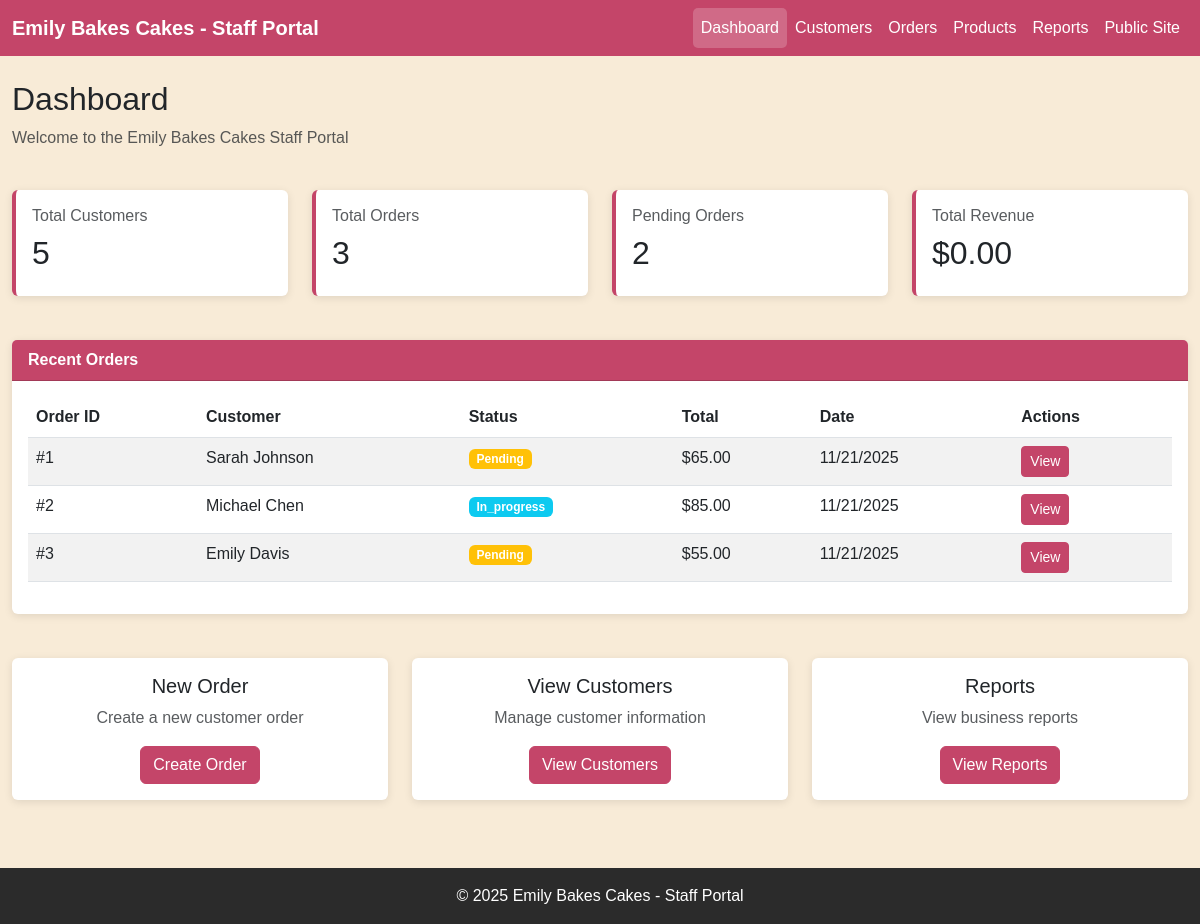
The app's page /staff/dashboard.php with its own data.
### tables this page shows
CREATE TABLE IF NOT EXISTS orders (
    id INT AUTO_INCREMENT PRIMARY KEY,
    customer_id INT NOT NULL,
    order_number VARCHAR(50) UNIQUE,
    
     
    pickup_date DATE NOT NULL,
    pickup_time TIME NOT NULL,
    
     
    cake_type VARCHAR(100) NOT NULL,
    size VARCHAR(50) NOT NULL,
    flavor VARCHAR(100) NOT NULL,
    filling VARCHAR(100),
    icing_flavor VARCHAR(100) NOT NULL,
    icing_color VARCHAR(50) NOT NULL,
    writing_text VARCHAR(255),
    decorations TEXT,
    
     
    total_amount DECIMAL(10,2) NOT NULL,
    deposit_amount DECIMAL(10,2) DEFAULT 0,
    balance_due DECIMAL(10,2) AS (total_amount - deposit_amount) STORED,
    
     
    status ENUM('pending', 'in_progress', 'ready', 'completed', 'cancelled') DEFAULT 'pending',
    priority ENUM('standard', 'rush') DEFAULT 'standard',
    special_instructions TEXT,
    
     
    created_at TIMESTAMP DEFAULT CURRENT_TIMESTAMP,
    updated_at TIMESTAMP DEFAULT CURRENT_TIMESTAMP ON UPDATE CURRENT_TIMESTAMP,
    
    FOREIGN KEY (customer_id) REFERENCES customers(id)
);

CREATE TABLE IF NOT EXISTS customers (
    id INT AUTO_INCREMENT PRIMARY KEY,
    first_name VARCHAR(100) NOT NULL,
    last_name VARCHAR(100) NOT NULL,
    email VARCHAR(255),
    phone VARCHAR(20),
    address TEXT,
    customer_type ENUM('retail', 'corporate') DEFAULT 'retail',
    is_vip BOOLEAN DEFAULT FALSE,
    special_notes TEXT,
    created_at TIMESTAMP DEFAULT CURRENT_TIMESTAMP,
    updated_at TIMESTAMP DEFAULT CURRENT_TIMESTAMP ON UPDATE CURRENT_TIMESTAMP
);

### staff/includes/db.php (called while the page is built, shortened)
<?php
function format_money($amount) {
    return '$' . number_format($amount, 2);
}
function format_date($date) {
    return date('m/d/Y', strtotime($date));
}
?>

### staff/dashboard.php (the view, shortened to what this page needs)
<?php
$current_page = 'dashboard';
include 'includes/db.php';
$total_customers_query = "SELECT COUNT(*) as count FROM customers";
$total_orders_query = "SELECT COUNT(*) as count FROM orders";
$pending_orders_query = "SELECT COUNT(*) as count FROM orders WHERE status = 'pending'";
$revenue_query = "SELECT SUM(total_amount) as total FROM orders WHERE status = 'completed'";
$total_customers = mysqli_fetch_assoc(mysqli_query($conn, $total_customers_query))['count'] ?? 0;
$total_orders = mysqli_fetch_assoc(mysqli_query($conn, $total_orders_query))['count'] ?? 0;
$pending_orders = mysqli_fetch_assoc(mysqli_query($conn, $pending_orders_query))['count'] ?? 0;
$total_revenue = mysqli_fetch_assoc(mysqli_query($conn, $revenue_query))['total'] ?? 0;
$recent_orders_query = "SELECT o.*, c.first_name, c.last_name
                        FROM orders o
                        LEFT JOIN customers c ON o.customer_id = c.id
                        ORDER BY o.created_at DESC LIMIT 5";
$recent_orders_result = mysqli_query($conn, $recent_orders_query);
include 'includes/header.php';
?>
<div class="row">
    <div class="col-12">
        <h2>Dashboard</h2>
        <p class="text-muted">Welcome to the Emily Bakes Cakes Staff Portal</p>
    </div>
</div>
<div class="row mt-4">
    <div class="col-md-3">
        <div class="card stat-card">
            <div class="card-body">
                <h6 class="text-muted">Total Customers</h6>
                <h2><?php echo $total_customers; ?></h2>
            </div>
        </div>
    </div>
    <div class="col-md-3">
        <div class="card stat-card">
            <div class="card-body">
                <h6 class="text-muted">Total Orders</h6>
                <h2><?php echo $total_orders; ?></h2>
            </div>
        </div>
    </div>
    <div class="col-md-3">
        <div class="card stat-card">
            <div class="card-body">
                <h6 class="text-muted">Pending Orders</h6>
                <h2><?php echo $pending_orders; ?></h2>
            </div>
        </div>
    </div>
    <div class="col-md-3">
        <div class="card stat-card">
            <div class="card-body">
                <h6 class="text-muted">Total Revenue</h6>
                <h2><?php echo format_money($total_revenue); ?></h2>
            </div>
        </div>
    </div>
</div>
<div class="row mt-4">
    <div class="col-12">
        <div class="card">
            <div class="card-header">
                Recent Orders
            </div>
            <div class="card-body">
                <table class="table table-striped">
                    <thead>
                        <tr>
                            <th>Order ID</th>
                            <th>Customer</th>
                            <th>Status</th>
                            <th>Total</th>
                            <th>Date</th>
                            <th>Actions</th>
                        </tr>
                    </thead>
                    <tbody>
                        <?php if (mysqli_num_rows($recent_orders_result) > 0): ?>
                            <?php while ($order = mysqli_fetch_assoc($recent_orders_result)): ?>
                                <tr>
                                    <td>#<?php echo $order['id']; ?></td>
                                    <td><?php echo $order['first_name'] . ' ' . $order['last_name']; ?></td>
                                    <td>
                                        <span class="badge bg-<?php
                                            echo $order['status'] == 'completed' ? 'success' :
                                                ($order['status'] == 'pending' ? 'warning' : 'info');
                                        ?>">
                                            <?php echo ucfirst($order['status']); ?>
                                        </span>
                                    </td>
                                    <td><?php echo format_money($order['total_amount']); ?></td>
                                    <td><?php echo format_date($order['created_at']); ?></td>
                                    <td>
                                        <a href="order_details.php?id=<?php echo $order['id']; ?>" class="btn btn-sm btn-primary">View</a>
                                    </td>
                                </tr>
                            <?php endwhile; ?>
                        <?php else: ?>
                            <tr>
                                <td colspan="6" class="text-center">No orders found</td>
                            </tr>
                        <?php endif; ?>
                    </tbody>
                </table>
            </div>
        </div>
    </div>
</div>
<div class="row mt-4">
    <div class="col-md-4">
        <div class="card">
            <div class="card-body text-center">
                <h5>New Order</h5>
                <p class="text-muted">Create a new customer order</p>
                <a href="order_create.php" class="btn btn-primary">Create Order</a>
            </div>
        </div>
    </div>
    <div class="col-md-4">
        <div class="card">
            <div class="card-body text-center">
                <h5>View Customers</h5>
                <p class="text-muted">Manage customer information</p>
                <a href="customers.php" class="btn btn-primary">View Customers</a>
            </div>
        </div>
    </div>
    <div class="col-md-4">
        <div class="card">
            <div class="card-body text-center">
                <h5>Reports</h5>
                <p class="text-muted">View business reports</p>
                <a href="reports.php" class="btn btn-primary">View Reports</a>
            </div>
        </div>
    </div>
</div>
<?php include 'includes/footer.php'; ?>

### staff/includes/header.php (shortened to what this page needs)
<!DOCTYPE html>
<html lang="en">
<head>
    <link href="https://cdn.jsdelivr.net/npm/bootstrap@5.3.0/dist/css/bootstrap.min.css" rel="stylesheet">
</head>
<body>
    <nav class="navbar navbar-expand-lg navbar-custom">
        <div class="container-fluid">
            <a class="navbar-brand" href="dashboard.php">
                <strong>Emily Bakes Cakes - Staff Portal</strong>
            </a>
            <div class="collapse navbar-collapse" id="navbarNav">
                <ul class="navbar-nav ms-auto">
                    <li class="nav-item">
                        <a class="nav-link <?php echo ($current_page == 'dashboard') ? 'active' : ''; ?>" href="dashboard.php">Dashboard</a>
                    </li>
                    <li class="nav-item">
                        <a class="nav-link <?php echo ($current_page == 'customers') ? 'active' : ''; ?>" href="customers.php">Customers</a>
                    </li>
                    <li class="nav-item">
                        <a class="nav-link <?php echo ($current_page == 'orders') ? 'active' : ''; ?>" href="orders.php">Orders</a>
                    </li>
                    <li class="nav-item">
                        <a class="nav-link <?php echo ($current_page == 'products') ? 'active' : ''; ?>" href="products.php">Products</a>
                    </li>
                    <li class="nav-item">
                        <a class="nav-link <?php echo ($current_page == 'reports') ? 'active' : ''; ?>" href="reports.php">Reports</a>
                    </li>
                    <li class="nav-item">
                        <a class="nav-link" href="../index.html">Public Site</a>
                    </li>
                </ul>
            </div>
        </div>
    </nav>
    <div class="container-fluid mt-4">

### staff/includes/footer.php (shortened to what this page needs)
    </div>
    <footer class="mt-5 py-3 text-center" style="background-color: #2B2B2B; color: white;">
        <p class="mb-0">&copy; 2025 Emily Bakes Cakes - Staff Portal</p>
    </footer>
</body>
</html>

### staff/includes/header.php (style rules this page uses)
body { background-color: #F8EBD7; font-family: 'Arial', sans-serif; }
.navbar-custom { background-color: #C44569; }
.navbar-custom .navbar-brand, .navbar-custom .nav-link { color: white !important; }
.navbar-custom .nav-link.active { background-color: rgba(255, 255, 255, 0.2); border-radius: 5px; }
.card { border: none; box-shadow: 0 2px 8px rgba(0,0,0,0.1); margin-bottom: 20px; }
.card-header { background-color: #C44569; color: white; font-weight: bold; }
.btn-primary { background-color: #C44569; border-color: #C44569; }
.table thead { background-color: #C44569; color: white; }
.stat-card { background: white; border-left: 4px solid #C44569; }

### records on screen
orders: id "1", customer.first_name "Sarah", customer.last_name "Johnson", status "Pending", total_amount "$65.00", created_at "11/21/2025"
orders: id "2", customer.first_name "Michael", customer.last_name "Chen", status "In_progress", total_amount "$85.00", created_at "11/21/2025"
orders: id "3", customer.first_name "Emily", customer.last_name "Davis", status "Pending", total_amount "$55.00", created_at "11/21/2025"

### other values on screen
$total_customers "5"
$total_orders "3"
$pending_orders "2"
format_money($total_revenue) "$0.00"
